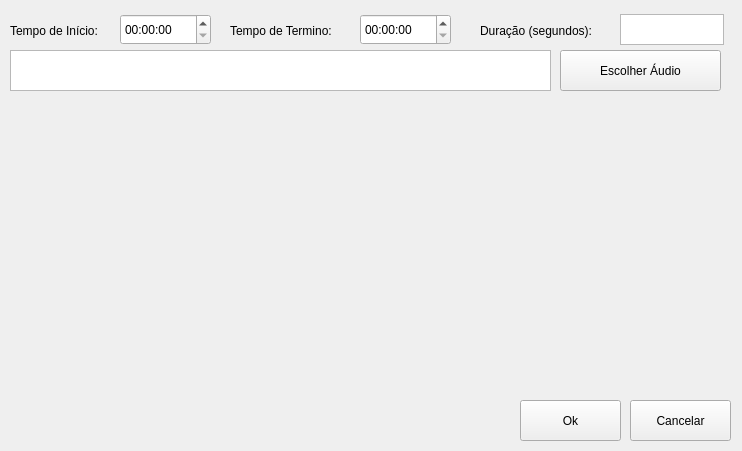
<?xml version="1.0" encoding="UTF-8"?>
<ui version="4.0">
 <class>AudioContent</class>
 <widget class="QWidget" name="AudioContent">
  <property name="geometry">
   <rect>
    <x>0</x>
    <y>0</y>
    <width>742</width>
    <height>451</height>
   </rect>
  </property>
  <property name="windowTitle">
   <string>Conteúdo em Áudio</string>
  </property>
  <widget class="QLabel" name="lbl_begin_time">
   <property name="geometry">
    <rect>
     <x>10</x>
     <y>20</y>
     <width>111</width>
     <height>21</height>
    </rect>
   </property>
   <property name="text">
    <string>Tempo de Início:</string>
   </property>
  </widget>
  <widget class="QLabel" name="lbl_duration">
   <property name="geometry">
    <rect>
     <x>480</x>
     <y>20</y>
     <width>141</width>
     <height>21</height>
    </rect>
   </property>
   <property name="text">
    <string>Duração (segundos):</string>
   </property>
  </widget>
  <widget class="QPlainTextEdit" name="txt_duration">
   <property name="enabled">
    <bool>true</bool>
   </property>
   <property name="geometry">
    <rect>
     <x>620</x>
     <y>14</y>
     <width>104</width>
     <height>31</height>
    </rect>
   </property>
  </widget>
  <widget class="QLabel" name="lbl_end_time">
   <property name="geometry">
    <rect>
     <x>230</x>
     <y>20</y>
     <width>131</width>
     <height>21</height>
    </rect>
   </property>
   <property name="text">
    <string>Tempo de Termino:</string>
   </property>
  </widget>
  <widget class="QTimeEdit" name="time_begin">
   <property name="geometry">
    <rect>
     <x>120</x>
     <y>14</y>
     <width>91</width>
     <height>31</height>
    </rect>
   </property>
  </widget>
  <widget class="QTimeEdit" name="time_end">
   <property name="geometry">
    <rect>
     <x>360</x>
     <y>14</y>
     <width>91</width>
     <height>31</height>
    </rect>
   </property>
  </widget>
  <widget class="QPushButton" name="btn_choose_audio">
   <property name="geometry">
    <rect>
     <x>560</x>
     <y>50</y>
     <width>161</width>
     <height>41</height>
    </rect>
   </property>
   <property name="text">
    <string>Escolher Áudio</string>
   </property>
   <property name="icon">
    <iconset resource="icons.qrc">
     <normaloff>:/i/folder_open.png</normaloff>:/i/folder_open.png</iconset>
   </property>
   <property name="iconSize">
    <size>
     <width>40</width>
     <height>40</height>
    </size>
   </property>
  </widget>
  <widget class="QPlainTextEdit" name="txt_media_name">
   <property name="geometry">
    <rect>
     <x>10</x>
     <y>50</y>
     <width>541</width>
     <height>41</height>
    </rect>
   </property>
   <property name="textInteractionFlags">
    <set>Qt::TextSelectableByKeyboard|Qt::TextSelectableByMouse</set>
   </property>
  </widget>
  <widget class="QWidget" name="audio_player_widget" native="true">
   <property name="geometry">
    <rect>
     <x>20</x>
     <y>100</y>
     <width>694</width>
     <height>92</height>
    </rect>
   </property>
  </widget>
  <widget class="QWidget" name="volume_control_widget" native="true">
   <property name="geometry">
    <rect>
     <x>20</x>
     <y>200</y>
     <width>301</width>
     <height>237</height>
    </rect>
   </property>
  </widget>
  <widget class="QPushButton" name="btn_ok">
   <property name="geometry">
    <rect>
     <x>520</x>
     <y>400</y>
     <width>101</width>
     <height>41</height>
    </rect>
   </property>
   <property name="text">
    <string>Ok</string>
   </property>
   <property name="icon">
    <iconset resource="icons.qrc">
     <normaloff>:/i/check.png</normaloff>:/i/check.png</iconset>
   </property>
   <property name="iconSize">
    <size>
     <width>25</width>
     <height>25</height>
    </size>
   </property>
  </widget>
  <widget class="QPushButton" name="btn_cancel">
   <property name="geometry">
    <rect>
     <x>630</x>
     <y>400</y>
     <width>101</width>
     <height>41</height>
    </rect>
   </property>
   <property name="text">
    <string>Cancelar</string>
   </property>
   <property name="icon">
    <iconset resource="icons.qrc">
     <normaloff>:/i/no.png</normaloff>:/i/no.png</iconset>
   </property>
   <property name="iconSize">
    <size>
     <width>25</width>
     <height>25</height>
    </size>
   </property>
  </widget>
 </widget>
 <resources>
  <include location="icons.qrc"/>
 </resources>
 <connections/>
</ui>
